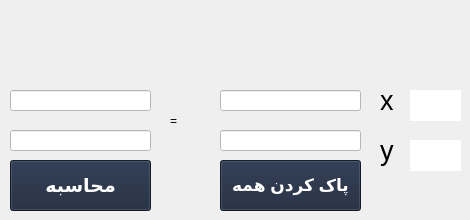
         <widget class="QWidget" name="page_moadele">
          <widget class="QLineEdit" name="lineEdit_40">
           <property name="geometry">
            <rect>
             <x>10</x>
             <y>90</y>
             <width>141</width>
             <height>21</height>
            </rect>
           </property>
           <property name="styleSheet">
            <string notr="true">background-color: rgb(255, 255, 255);</string>
           </property>
          </widget>
          <widget class="QLineEdit" name="lineEdit_41">
           <property name="geometry">
            <rect>
             <x>10</x>
             <y>130</y>
             <width>141</width>
             <height>21</height>
            </rect>
           </property>
           <property name="styleSheet">
            <string notr="true">background-color: rgb(255, 255, 255);</string>
           </property>
          </widget>
          <widget class="QLabel" name="label_171">
           <property name="geometry">
            <rect>
             <x>170</x>
             <y>110</y>
             <width>41</width>
             <height>21</height>
            </rect>
           </property>
           <property name="styleSheet">
            <string notr="true">font: 36pt &quot;MS Shell Dlg 2&quot;;</string>
           </property>
           <property name="text">
            <string>=</string>
           </property>
          </widget>
          <widget class="QLineEdit" name="lineEdit_42">
           <property name="geometry">
            <rect>
             <x>220</x>
             <y>130</y>
             <width>141</width>
             <height>21</height>
            </rect>
           </property>
           <property name="styleSheet">
            <string notr="true">background-color: rgb(255, 255, 255);</string>
           </property>
          </widget>
          <widget class="QLineEdit" name="lineEdit_43">
           <property name="geometry">
            <rect>
             <x>220</x>
             <y>90</y>
             <width>141</width>
             <height>21</height>
            </rect>
           </property>
           <property name="styleSheet">
            <string notr="true">background-color: rgb(255, 255, 255);</string>
           </property>
          </widget>
          <widget class="QPushButton" name="pushButton_33">
           <property name="geometry">
            <rect>
             <x>10</x>
             <y>160</y>
             <width>141</width>
             <height>51</height>
            </rect>
           </property>
           <property name="font">
            <font>
             <pointsize>14</pointsize>
             <weight>75</weight>
             <bold>true</bold>
            </font>
           </property>
           <property name="styleSheet">
            <string notr="true">background-color:#1B263B;
color: rgb(255, 255, 255);</string>
           </property>
           <property name="text">
            <string>محاسبه</string>
           </property>
          </widget>
          <widget class="QPushButton" name="pushButton_56">
           <property name="geometry">
            <rect>
             <x>220</x>
             <y>160</y>
             <width>141</width>
             <height>51</height>
            </rect>
           </property>
           <property name="font">
            <font>
             <pointsize>13</pointsize>
             <weight>75</weight>
             <bold>true</bold>
            </font>
           </property>
           <property name="styleSheet">
            <string notr="true">background-color:#1B263B;
color: rgb(255, 255, 255);</string>
           </property>
           <property name="text">
            <string>پاک کردن همه</string>
           </property>
          </widget>
          <widget class="QLabel" name="label_172">
           <property name="geometry">
            <rect>
             <x>380</x>
             <y>80</y>
             <width>16</width>
             <height>41</height>
            </rect>
           </property>
           <property name="font">
            <font>
             <pointsize>20</pointsize>
            </font>
           </property>
           <property name="styleSheet">
            <string notr="true"/>
           </property>
           <property name="text">
            <string>x</string>
           </property>
          </widget>
          <widget class="QLabel" name="label_173">
           <property name="geometry">
            <rect>
             <x>410</x>
             <y>90</y>
             <width>51</width>
             <height>31</height>
            </rect>
           </property>
           <property name="font">
            <font>
             <pointsize>12</pointsize>
            </font>
           </property>
           <property name="styleSheet">
            <string notr="true">background-color: rgb(255, 255, 255);</string>
           </property>
           <property name="text">
            <string/>
           </property>
          </widget>
          <widget class="QLabel" name="label_174">
           <property name="geometry">
            <rect>
             <x>410</x>
             <y>140</y>
             <width>51</width>
             <height>31</height>
            </rect>
           </property>
           <property name="font">
            <font>
             <pointsize>12</pointsize>
            </font>
           </property>
           <property name="styleSheet">
            <string notr="true">background-color: rgb(255, 255, 255);</string>
           </property>
           <property name="text">
            <string/>
           </property>
          </widget>
          <widget class="QLabel" name="label_175">
           <property name="geometry">
            <rect>
             <x>380</x>
             <y>130</y>
             <width>16</width>
             <height>41</height>
            </rect>
           </property>
           <property name="font">
            <font>
             <pointsize>20</pointsize>
            </font>
           </property>
           <property name="styleSheet">
            <string notr="true"/>
           </property>
           <property name="text">
            <string>y</string>
           </property>
          </widget>
         </widget>
